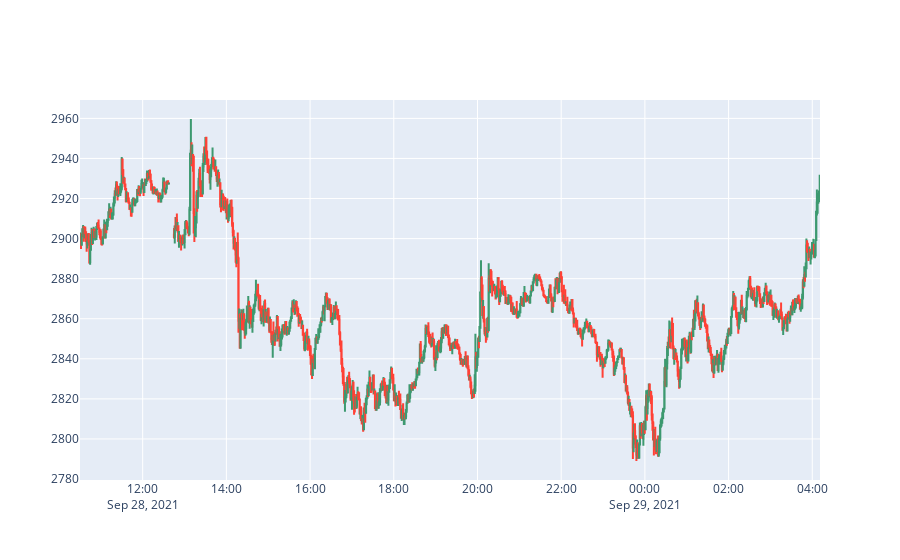

Notebook code cell kept with this figure:
### Code cell
df["Timestamp"] = df["Timestamp"].apply(lambda row: pd.to_datetime(row,unit='ms'))

def draw(df):
    fig = go.Figure(data=[go.Candlestick(x=df['Timestamp'],
                open=df['Open'],
                high=df['High'],
                low=df['Low'],
                close=df['Close'])])

    fig.update_layout(xaxis_rangeslider_visible=False)
    fig.show()
draw(df)

### Figure 1 — Plotly figure (JSON) as saved in the notebook; plotly's stock layout.template omitted (floating-point values rounded to 4 significant figures; data arrays with more than 128 entries replaced by an {"elided": "..."} marker saying what was removed)
{"data": [{"close": {"elided": "1048 float values"}, "high": {"elided": "1048 float values"}, "low": {"elided": "1048 float values"}, "open": {"elided": "1048 float values"}, "type": "candlestick", "x": {"elided": "1048 str values"}}], "layout": {"xaxis": {"rangeslider": {"visible": false}}}}
